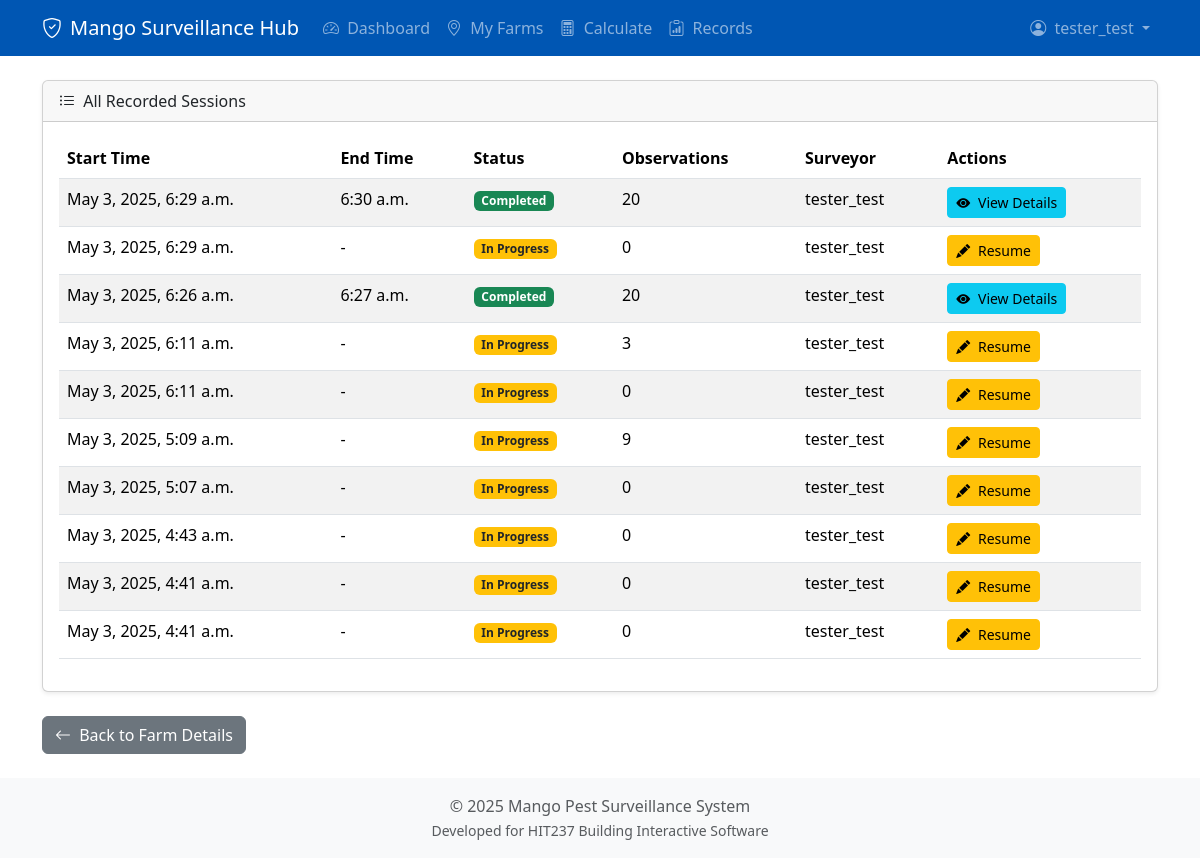
Page /farms/1/sessions/ (signed in) on the earlier database version.
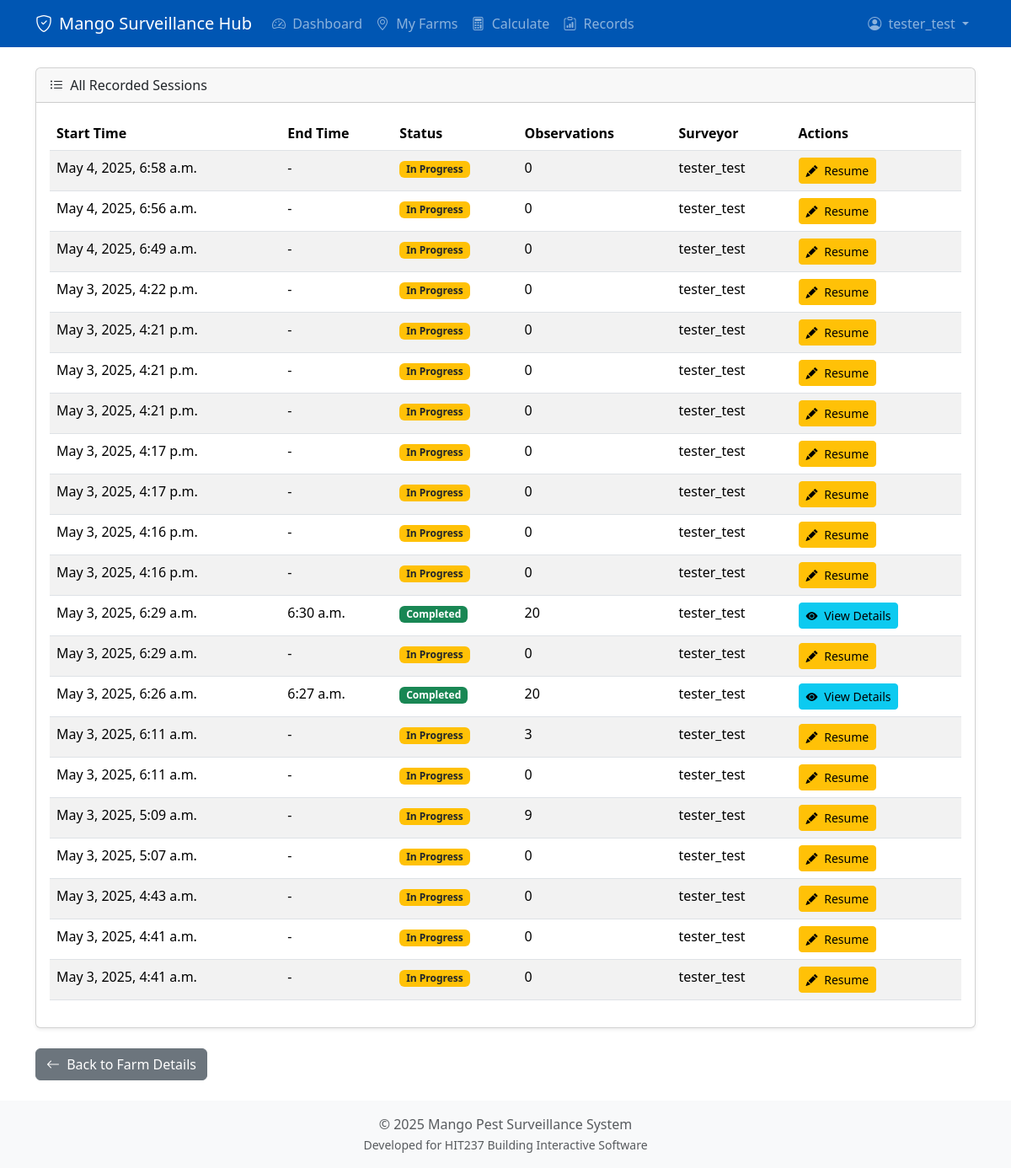
Same page on the later database version.
### core/models.py (models this page shows, shortened)
class SurveySession(models.Model):
    farm = models.ForeignKey(Farm, on_delete=models.CASCADE, related_name='survey_sessions')
    surveyor = models.ForeignKey(User, on_delete=models.CASCADE, related_name='survey_sessions',
                                 help_text="The user who performed the survey.")
    start_time = models.DateTimeField(default=timezone.now,
                                    help_text="Timestamp when the survey session was initiated.")
    end_time = models.DateTimeField(null=True, blank=True,
                                  help_text="Timestamp when the survey session was marked as completed.")
    status = models.CharField(max_length=20, choices=SURVEY_STATUS_CHOICES, default='not_started',
                            help_text="The current status of the survey session.")
    target_plants_surveyed = models.PositiveIntegerField(null=True, blank=True, help_text="Recommended number of plants based on calculation at session start.")
    session_id = models.UUIDField(default=uuid.uuid4, editable=False, unique=True, db_index=True,
                                   help_text="Unique ID for this specific session instance.")
    class Meta:
        ordering = ['-start_time']
        verbose_name = "Survey Session"
        verbose_name_plural = "Survey Sessions"
    def get_status_badge_class(self):
        if self.status == 'completed':
            return 'success'
        elif self.status == 'in_progress':
            return 'warning text-dark' # Dark text for better contrast on yellow
        elif self.status == 'abandoned':
            return 'danger'
        elif self.status == 'not_started':
            return 'secondary'
        return 'light text-dark' # Default

### core/views.py (the view)
# urls.py: path('farms/<int:farm_id>/sessions/', views.survey_session_list_view, name='survey_session_list'),
@login_required
def survey_session_list_view(request, farm_id):
    try:
        farm = get_object_or_404(Farm, id=farm_id, owner=request.user.grower_profile)
    except Http404:
        messages.error(request, "Farm not found or you do not have permission to view it.")
        return redirect('core:myfarms')
    sessions = SurveySession.objects.filter(farm=farm).annotate(
        observation_count=Count('observations')
    ).order_by('-start_time')
    context = {
        'farm': farm,
        'sessions': sessions,
    }
    return render(request, 'core/survey_session_list.html', context)

### core/templates/core/survey_session_list.html (shortened to what this page needs)
{% extends 'core/base.html' %}
{% block content %}
<div class="card shadow-sm mb-4">
    <div class="card-header">
        <i class="bi bi-list-ul me-1"></i> All Recorded Sessions
    </div>
    <div class="card-body">
        {% if sessions %}
            <table class="table table-striped table-hover">
                <thead>
                    <tr>
                        <th scope="col">Start Time</th>
                        <th scope="col">End Time</th>
                        <th scope="col">Status</th>
                        <th scope="col">Observations</th>
                        <th scope="col">Surveyor</th>
                        <th scope="col">Actions</th>
                    </tr>
                </thead>
                <tbody>
                    {% for session in sessions %}
                        <tr>
                            <td>{{ session.start_time|date:"M j, Y, P" }}</td>
                            <td>{{ session.end_time|date:"P"|default:"-" }}</td>
                            <td><span class="badge bg-{{ session.get_status_badge_class }}">{{ session.get_status_display }}</span></td>
                            <td>{{ session.observation_count }}</td>
                            <td>{{ session.surveyor.username }}</td>
                            <td>
                                {% if session.status == 'in_progress' %}
                                    <a href="{% url 'core:active_survey_session' session.session_id %}" class="btn btn-sm btn-warning">
                                        <i class="bi bi-pencil-fill me-1"></i> Resume
                                    </a>
                                {% else %}
                                    <a href="{% url 'core:survey_session_detail' session.session_id %}" class="btn btn-sm btn-info" title="View session details">
                                        <i class="bi bi-eye-fill me-1"></i> View Details
                                    </a>
                                {% endif %}
                            </td>
                        </tr>
                    {% endfor %}
                </tbody>
            </table>
        {% else %}
            <p class="text-muted">No survey sessions have been recorded for this farm yet.</p>
        {% endif %}
    </div>
</div>
<a href="{% url 'core:farm_detail' farm.id %}" class="btn btn-secondary">
    <i class="bi bi-arrow-left me-1"></i> Back to Farm Details
</a>
{% endblock %}

### core/templates/core/base.html (shortened to what this page needs)
<!DOCTYPE html>
<html lang="en">
<head>
    <link href="https://cdn.jsdelivr.net/npm/bootstrap@5.3.3/dist/css/bootstrap.min.css" rel="stylesheet">
    <link rel="stylesheet" href="https://cdn.jsdelivr.net/npm/bootstrap-icons@1.11.3/font/bootstrap-icons.min.css">
</head>
<body class="d-flex flex-column min-vh-100">
    <nav class="navbar navbar-expand-lg navbar-dark fixed-top" style="background-color: var(--primary-color);">
        <div class="container">
            <a class="navbar-brand d-flex align-items-center" href="{% url 'core:dashboard' %}">
                <i class="bi bi-shield-check me-2"></i>
                Mango Surveillance Hub
            </a>
            <div class="collapse navbar-collapse" id="navbarNav">
                {% if user.is_authenticated %}
                <ul class="navbar-nav me-auto mb-2 mb-lg-0">
                    <li class="nav-item">
                        <a class="nav-link {% if request.resolver_match.url_name == 'dashboard' %}active{% endif %}" href="{% url 'core:dashboard' %}">
                            <i class="bi bi-speedometer2 me-1"></i> Dashboard
                        </a>
                    </li>
                    <li class="nav-item">
                        <a class="nav-link {% if request.resolver_match.url_name == 'myfarms' %}active{% endif %}" href="{% url 'core:myfarms' %}">
                            <i class="bi bi-geo-alt me-1"></i> My Farms
                        </a>
                    </li>
                    <li class="nav-item">
                        <a class="nav-link {% if request.resolver_match.url_name == 'calculator' %}active{% endif %}" href="{% url 'core:calculator' %}">
                            <i class="bi bi-calculator me-1"></i> Calculate
                        </a>
                    </li>
                    <li class="nav-item">
                        <a class="nav-link {% if request.resolver_match.url_name == 'record_list' %}active{% endif %}" href="{% url 'core:record_list' %}">
                            <i class="bi bi-clipboard-data me-1"></i> Records
                        </a>
                    </li>
                </ul>
                <ul class="navbar-nav ms-auto mb-2 mb-lg-0">
                    <li class="nav-item dropdown">
                        <a class="nav-link dropdown-toggle" href="#" id="navbarDropdownAccount" role="button" data-bs-toggle="dropdown" aria-expanded="false">
                            <i class="bi bi-person-circle me-1"></i> {{ user.username }}
                        </a>
                    </li>
                </ul>
                {% endif %}
            </div>
        </div>
    </nav>
    <div class="container my-4">
        <main>
            {% block content %}
            {% endblock %}
        </main>
    </div>
    <footer class="mt-auto py-3 bg-light text-center">
        <div class="container">
            <span class="text-muted">© {% now "Y" %} Mango Pest Surveillance System</span><br>
            <small class="text-muted">Developed for HIT237 Building Interactive Software</small>
        </div>
    </footer>
</body>
</html>

### core/templates/core/base.html (style rules this page uses)
body { padding-top: 56px; }
:root { --primary-color: #0056b3; --secondary-color: #198754; --accent-color: #fd7e14; }

Differences in the rows shown:
added SurveySession: start_time "May 4, 2025, 6:58 a.m.", end_time "-", status "In Progress", observation_count "0", surveyor.username "tester_test", shows "Resume"
added SurveySession: start_time "May 4, 2025, 6:56 a.m.", end_time "-", status "In Progress", observation_count "0", surveyor.username "tester_test", shows "Resume"
added SurveySession: start_time "May 4, 2025, 6:49 a.m.", end_time "-", status "In Progress", observation_count "0", surveyor.username "tester_test", shows "Resume"
added SurveySession: start_time "May 3, 2025, 4:22 p.m.", end_time "-", status "In Progress", observation_count "0", surveyor.username "tester_test", shows "Resume"
added SurveySession: start_time "May 3, 2025, 4:21 p.m.", end_time "-", status "In Progress", observation_count "0", surveyor.username "tester_test", shows "Resume"
added SurveySession: start_time "May 3, 2025, 4:21 p.m.", end_time "-", status "In Progress", observation_count "0", surveyor.username "tester_test", shows "Resume"
added SurveySession: start_time "May 3, 2025, 4:21 p.m.", end_time "-", status "In Progress", observation_count "0", surveyor.username "tester_test", shows "Resume"
added SurveySession: start_time "May 3, 2025, 4:17 p.m.", end_time "-", status "In Progress", observation_count "0", surveyor.username "tester_test", shows "Resume"
added SurveySession: start_time "May 3, 2025, 4:17 p.m.", end_time "-", status "In Progress", observation_count "0", surveyor.username "tester_test", shows "Resume"
added SurveySession: start_time "May 3, 2025, 4:16 p.m.", end_time "-", status "In Progress", observation_count "0", surveyor.username "tester_test", shows "Resume"
added SurveySession: start_time "May 3, 2025, 4:16 p.m.", end_time "-", status "In Progress", observation_count "0", surveyor.username "tester_test", shows "Resume"
